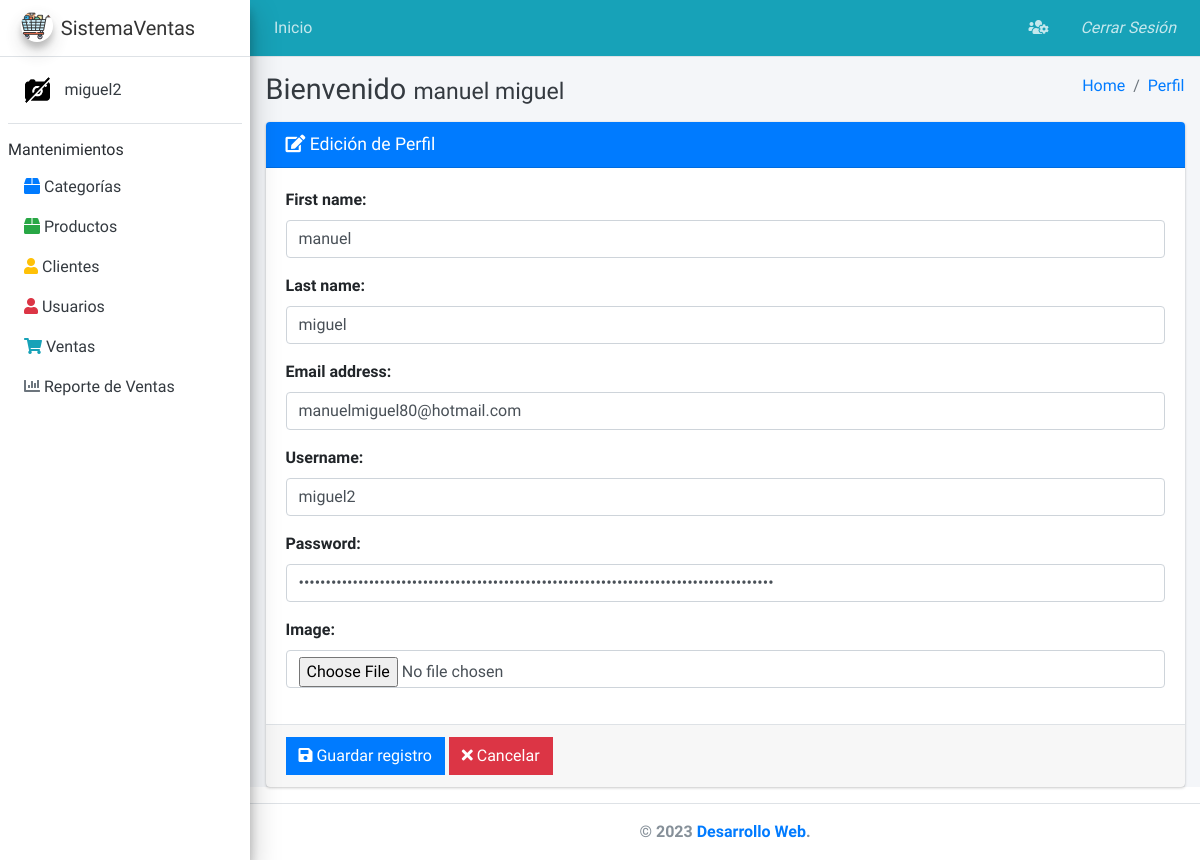
The app's page /users/profile/ (signed in) with its own data.
### core/user/models.py (models this page shows, shortened)
class User(AbstractUser):
    image = models.ImageField(upload_to='users/%Y/%m/%d', null=True, blank=True)
    token = models.UUIDField(primary_key=False, editable=False, null=True, blank=True)
    def get_image(self):
        if self.image:
            return '{}{}'.format(MEDIA_URL, self.image)
        return '{}{}'.format(STATIC_URL, 'img/empty.png')

### core/user/views.py (the view, shortened to what this page needs)
# urls.py: path('profile/', UserProfileView.as_view(), name='user_profile'),
class UserProfileView(LoginRequiredMixin, UpdateView):
    model = User
    form_class = UserProfileForm
    template_name = 'user/profile.html'
    success_url = reverse_lazy('dashboard:main')
    @method_decorator(csrf_exempt)
    def dispatch(self, request, *args, **kwargs):
        self.object = self.get_object()
        return super().dispatch(request, *args, **kwargs)
    def get_object(self, queryset=None):
        return self.request.user
    def get_context_data(self, **kwargs):
        context = super().get_context_data(**kwargs)
        context['title'] = 'Edición de Perfil'
        context['entity'] = 'Perfil'
        context['list_url'] = self.success_url
        context['action'] = 'edit'
        return context

### core/user/templates/user/profile.html
{% extends 'form.html' %}

### templates/form.html (shortened to what this page needs)
{% extends 'layout.html' %}
{% load widget_tweaks %}
{% block content %}
    <form method="post" action="" enctype="multipart/form-data">
        <div class="card card-primary">
            <div class="card-header">
                <h3 class="card-title">
                    {% if action == 'add' %}
                        <i class="fas fa-plus"></i>
                    {% else %}
                        <i class="fas fa-edit"></i>
                    {% endif %}
                    {{ title }}
                </h3>
            </div>
            <div class="card-body">
                {% for field in form.visible_fields %}
                    <div class="form-group">
                        <label for="email">{{ field.label }}:</label>
                        {{ field|add_class:'form-control'|attr:'autocomplete:off' }}
                    </div>
                {% endfor %}
            </div>
            <div class="card-footer">
                <button type="submit" class="btn btn-primary btn-flat">
                    <i class="fas fa-save"></i> Guardar registro
                </button>
                <a href="{{ list_url }}" class="btn btn-danger btn-flat">
                    <i class="fas fa-times"></i> Cancelar
                </a>
            </div>
        </div>
    </form>
{% endblock %}

### templates/layout.html
{% extends 'vtc/body.html' %}

### templates/vtc/body.html (shortened to what this page needs)
{% extends 'home.html' %}
{% block body %}
    <body class="hold-transition sidebar-mini layout-fixed">
    <div class="wrapper">
        {% include 'vtc/header.html' %}
        {% include 'vtc/sidebar.html' %}
        <div class="content-wrapper">
            <div class="content-header">
                <div class="container-fluid">
                    <div class="row">
                        <div class="col-sm-6">
                            <h1 class="m-0 text-dark"> Bienvenido <small>{{ request.user.get_full_name }}</small></h1>
                        </div>
                        <div class="col-sm-6">
                            <ol class="breadcrumb float-sm-right">
                                <li class="breadcrumb-item"><a href="{% url 'dashboard:main' %}">Home</a></li>
                                <li class="breadcrumb-item"><a href="{{ list_url }}">{{ entity }}</a></li>
                            </ol>
                        </div>
                    </div>
                </div>
            </div>
            <div class="content">
                <div class="container-fluid">
                    {% block content %}
                    {% endblock %}
                </div>
            </div>
        </div>
        {% include 'footer.html' %}
    </div>
    </body>
{% endblock %}

### templates/home.html (shortened to what this page needs)
{% load static %}
<!DOCTYPE html>
<html lang="en">
<head>
    <link rel="stylesheet" href="{% static 'lib/adminlte-3.0.4/plugins/font-awesome-5.11.1/css/all.min.css' %}">
    <link rel="stylesheet" href="{% static 'lib/adminlte-3.0.4/css/adminlte.min.css' %}">
    <link rel="stylesheet" href="{% static 'lib/jquery-confirm-v3.3.4/jquery-confirm.min.css' %}">
    <link rel="stylesheet" href="{% static 'css/mystyle.css' %}">
</head>
{% block body %}
{% endblock %}
</html>

### templates/vtc/header.html (shortened to what this page needs)
<nav class="main-header navbar navbar-expand navbar-dark navbar-secondary bg-info">
    <ul class="navbar-nav">
        <li class="nav-item d-none d-sm-inline-block">
            <a href="{% url 'dashboard:main' %}" class="nav-link">Inicio</a>
        </li>
    </ul>
    <ul class="navbar-nav ml-auto">
        <li class="nav-item dropdown">
            <a class="nav-link" data-toggle="dropdown" href="#">
                <i class="fas fa-users-cog"></i>
            </a>
        </li>
        <li class="nav-item">
            <a class="nav-link" href="{% url 'security:logout' %}">
                <i class="" aria-hidden="true">Cerrar Sesión</i>
            </a>
        </li>
    </ul>
</nav>

### templates/vtc/sidebar.html
{% load static %}
<aside class="main-sidebar sidebar-light-primary elevation-4">
    <a href="{% url 'dashboard:main' %}" class="brand-link">
        <img src="{% static 'img/logo.png' %}"
             alt="AdminLTE Logo"
             class="brand-image img-circle elevation-3"
             style="opacity: .8">
        <span class="brand-text font-weight-light">SistemaVentas</span>
    </a>
    <div class="sidebar">
        <div class="user-panel mt-3 pb-3 mb-3 d-flex">
            <div class="image">
                <img src="{{ request.user.get_image }}" class="img-circle" alt="User Image">
            </div>
            <div class="info">
                <a href="#" class="d-block">{{ request.user.username }}</a>
            </div>
        </div>
        <nav class="mt-8">
            <ul class="nav flex-column">
                <li class="nav-item">
                    <h6 class="nav-header">Mantenimientos</h6>
                </li>
                <li class="nav-item">
                    <a href="{% url 'category:cat_list' %}" class="nav-link">
                        <i class="fas fa-box me-2 text-primary"></i>
                        Categorías
                    </a>
                </li>
                <li class="nav-item">
                    <a href="{% url 'products:prod_list' %}" class="nav-link">
                        <i class="fas fa-box me-2 text-success"></i>
                        Productos
                    </a>
                </li>
                <li class="nav-item">
                    <a href="{% url 'client:cl_list' %}" class="nav-link">
                        <i class="fas fa-user me-2 text-warning"></i>
                        Clientes
                    </a>
                </li>
                <li class="nav-item">
                    <a href="{% url 'user:user_list' %}" class="nav-link">
                        <i class="fas fa-user me-2 text-danger"></i>
                        Usuarios
                    </a>
                </li>
                <li class="nav-item">
                    <a href="{% url 'sales:sale_list' %}" class="nav-link">
                        <i class="fas fa-shopping-cart me-2 text-info"></i>
                        Ventas
                    </a>
                </li>
                <li class="nav-item">
                    <a href="{% url 'reports:report_sales' %}" class="nav-link">
                        <i class="fas fa-chart-bar me-2 text-secondary"></i>
                        Reporte de Ventas
                    </a>
                </li>
            </ul>
        </nav>
    </div>
</aside>

### templates/footer.html
<footer class="main-footer text-center">
    <strong>&copy; 2023 <a href="https://github.com/miguemi">Desarrollo Web</a>.</strong>
</footer>

### static/css/mystyle.css (style rules this page uses)
.card-footer { border-top: 1px solid #dee2e6; }
.btn { color: white !important; }

### records on screen
User: user.username "miguel2", user.get_full_name "manuel miguel", visible_fields "manuel" "miguel" "manuelmiguel80@hotmail.com" "miguel2"

### other values on screen
{{ entity }} "Perfil"
{{ title }} "Edición de Perfil"
{{ field.label }} "First name" "Last name" "Email address" "Username" "Password" "Image"
